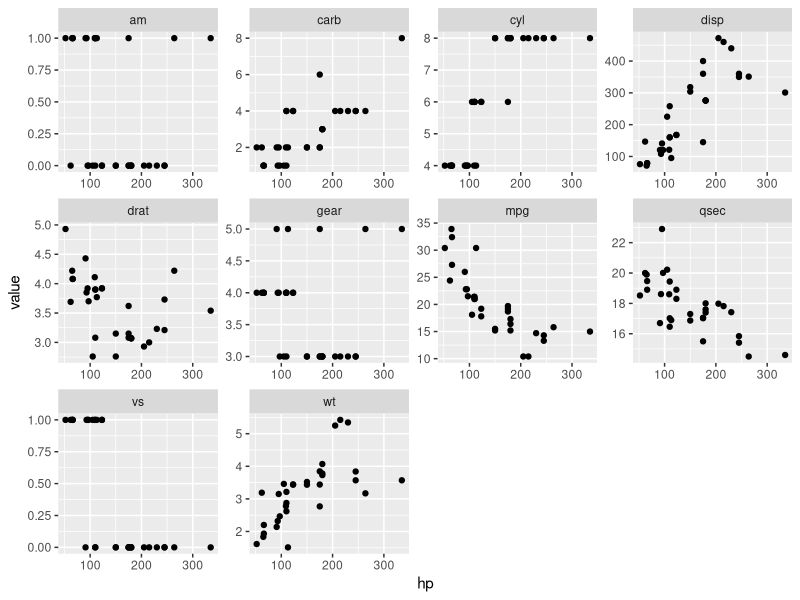
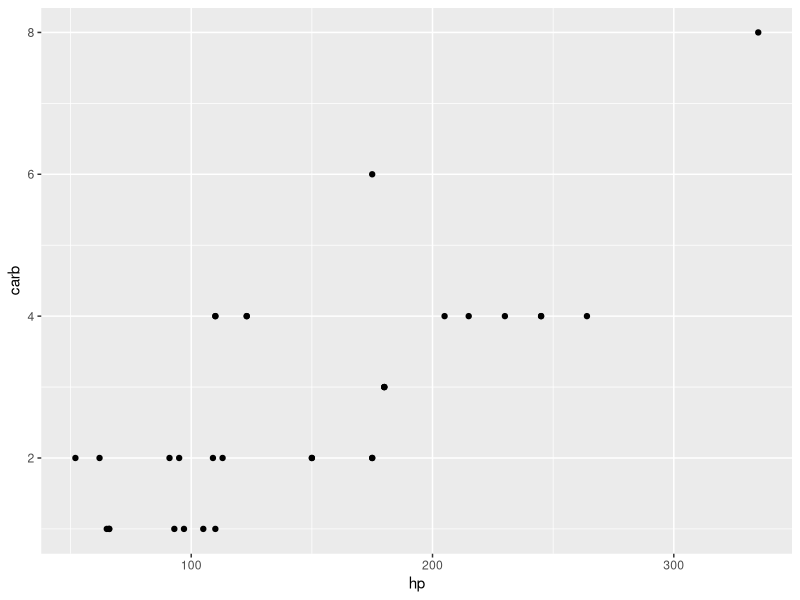

The R script that drew these images, in order:
library(tidyverse)


mtcars %>% 
  gather("key", "value", -hp) %>% 
  ggplot(aes(hp, value)) + 
  geom_point() +
  facet_wrap(~key, scales = "free"
             )


mtcars %>% 
  ggplot(aes(hp, carb))+  
  geom_point()
